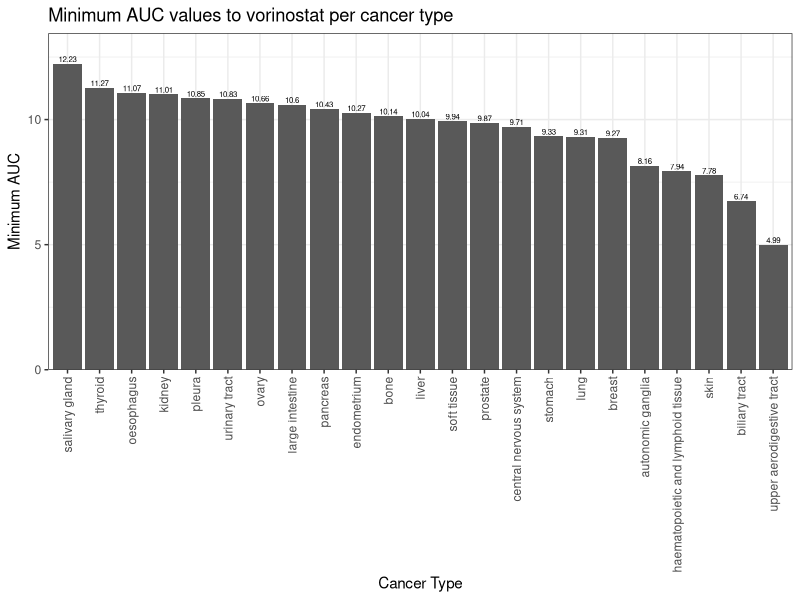
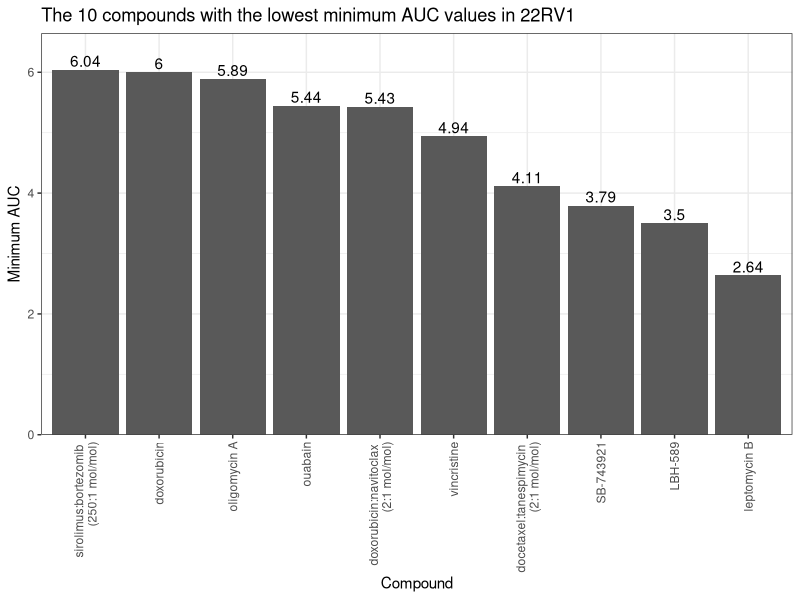
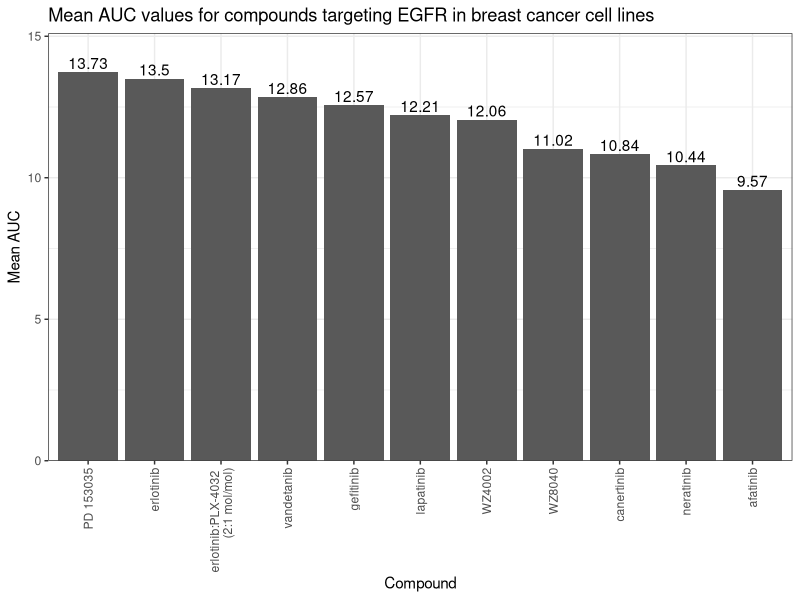

These figures' R source, in order:
## ---- chunk 1
knitr::opts_chunk$set(echo = TRUE, warning=FALSE, message=FALSE)
## ---- chunk 2
library("tidyverse")
## ---- chunk 3
my_theme <- theme_bw() + 
  theme(axis.text.x = element_text(angle = 90, hjust = 1, vjust = 0.5))
theme_set(my_theme)
## ---- chunk 4
dad_mom <- read_delim("dad_mom.txt", delim="\t")

head(dad_mom)
## ---- chunk 5
dad_mom_tidy <- dad_mom %>% 
  pivot_longer(-fam_id, names_to = c(".value", "parent"), names_sep = "_")

dad_mom_tidy
## ---- chunk 6
AUC_1 <- read_csv("CTRP_files/AUC_1.csv")
AUC_2 <- read_csv("CTRP_files/AUC_2.csv")
cancer_cell_line_info <- read_csv("CTRP_files/cancer_cell_line_info.csv")
compound_info <- read_csv("CTRP_files/compound_info.csv")
experiment_info <- read_csv("CTRP_files/Experiment_info.csv")
## ---- chunk 7
AUC <- AUC_1 %>% 
  bind_rows(AUC_2)
## ---- chunk 8
all_data <- AUC %>% 
  left_join(experiment_info, by = c("experiment_id" = "expt_id")) %>%
  left_join(cancer_cell_line_info, by = "master_ccl_id") %>%
  left_join(compound_info, by = "master_cpd_id")
## ---- chunk 9
all_data <- all_data %>% 
  mutate(cancer_type = gsub("_", " ", cancer_type)) %>% 
  mutate(cpd_name = gsub(" \\(", " \n\\(", cpd_name))
## ---- chunk 10
min_vorinostat_AUC_by_cancer <- all_data %>% 
  filter(cpd_name == "vorinostat") %>% 
  drop_na(cancer_type) %>%
  group_by(cancer_type) %>% 
  summarize(min_AUC_vorinostat = min(area_under_curve))

min_vorinostat_AUC_by_cancer

ggplot(min_vorinostat_AUC_by_cancer, aes(reorder(cancer_type, -min_AUC_vorinostat), min_AUC_vorinostat)) +
  geom_bar(stat = "identity") +
  geom_text(size = 2, aes(label = round(min_AUC_vorinostat, 2)), position=position_dodge(width = 0.9), vjust = -0.25) +
  scale_y_continuous(expand = expand_scale(mult = c(0, .1))) +
  labs(title = "Minimum AUC values to vorinostat per cancer type",
        x = "Cancer Type", y = "Minimum AUC")
## ---- chunk 11
min_AUC_22RV1 <- all_data %>% 
  filter(ccl_name == "22RV1") %>%
  drop_na(cpd_name) %>%
  group_by(cpd_name) %>%
  summarize(min_AUC = min(area_under_curve)) %>%
  top_n(-10, min_AUC)

min_AUC_22RV1

ggplot(min_AUC_22RV1, aes(reorder(cpd_name, -min_AUC), min_AUC)) +
  geom_bar(stat = "identity") +
  geom_text(aes(label = round(min_AUC, 2)), position = position_dodge(width = 0.9), vjust = -0.25) +
  scale_y_continuous(expand = expand_scale(mult = c(0, .1))) +
  labs(title = "The 10 compounds with the lowest minimum AUC values in 22RV1",
        x = "Compound", y = "Minimum AUC")
## ---- chunk 12
EGFR_breast_mean_AUC <- all_data %>%
  filter(str_detect(gene_symbol_of_protein_target, "EGFR"), cancer_type == "breast") %>% 
  drop_na(cpd_name) %>%
  group_by(cpd_name) %>% 
  summarize(mean_AUC = mean(area_under_curve))

EGFR_breast_mean_AUC

ggplot(EGFR_breast_mean_AUC, aes(reorder(cpd_name, -mean_AUC), mean_AUC)) +
  geom_bar(stat = "identity") +
  geom_text(aes(label = round(mean_AUC, 2)), position = position_dodge(width = 0.9), vjust = -0.25) +
  scale_y_continuous(expand = expand_scale(mult = c(0, .1))) +
  labs(title = "Mean AUC values for compounds targeting EGFR in breast cancer cell lines",
        x = "Compound", y = "Mean AUC")
